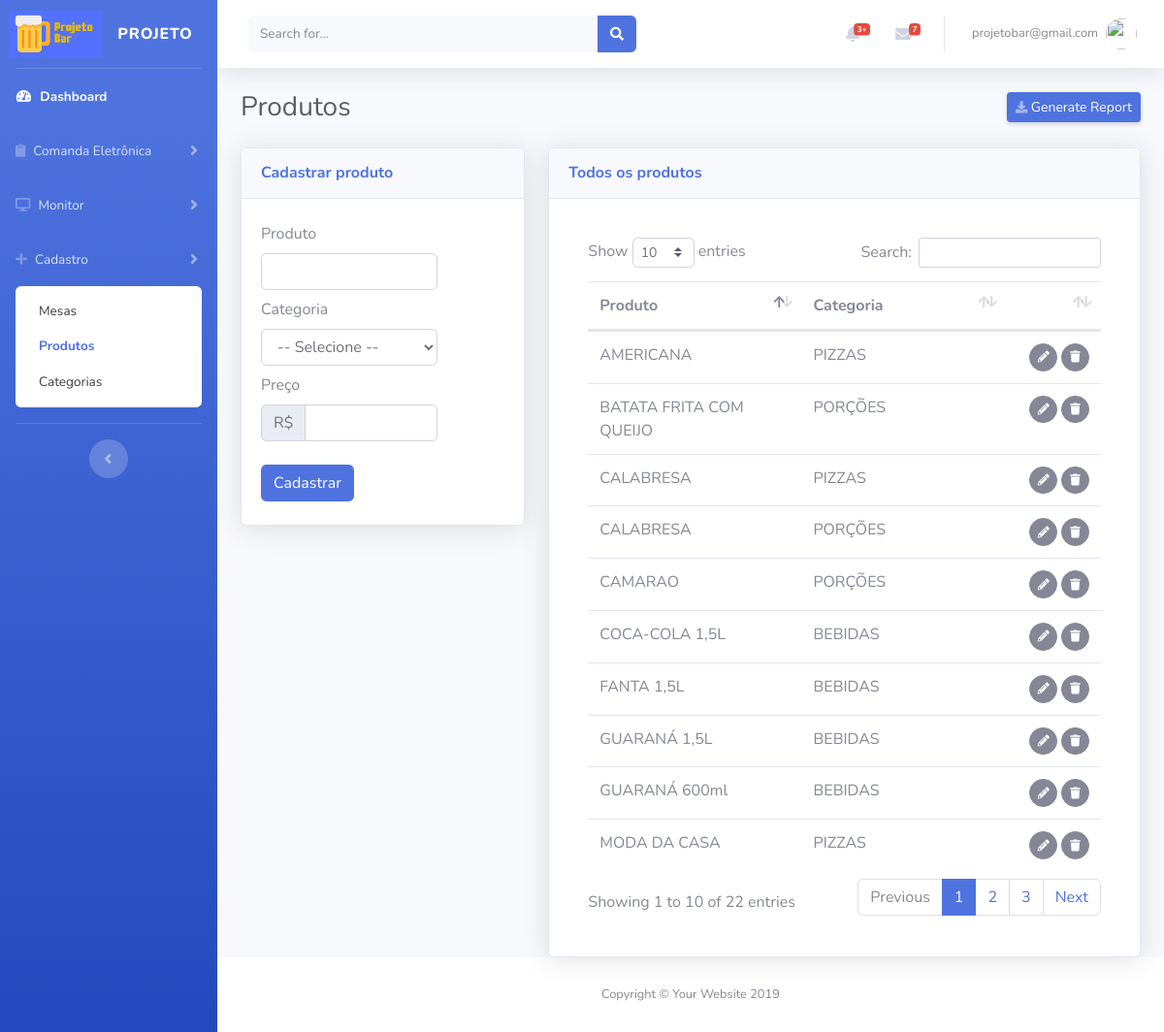
Page /views/produtos/Cadastrar.php (signed in) on the committed database.
### tables this page shows
CREATE TABLE IF NOT EXISTS `produtos` (
  `id` int(11) NOT NULL AUTO_INCREMENT,
  `produto` varchar(200) NOT NULL,
  `categoria` int(11) NOT NULL COMMENT 'FK',
  `preco` double NOT NULL,
  `usuario` int(11) NOT NULL COMMENT 'FK',
  `cadastro` datetime NOT NULL,
  `modificado` datetime NOT NULL,
  PRIMARY KEY (`id`)
);

CREATE TABLE IF NOT EXISTS `categorias` (
  `id` int(11) NOT NULL AUTO_INCREMENT,
  `categoria` varchar(200) NOT NULL,
  `usuario` int(11) NOT NULL COMMENT 'FK',
  `cadastro` datetime NOT NULL,
  `modificado` datetime NOT NULL,
  PRIMARY KEY (`id`)
);

### config.php (called while the page is built, shortened)
<?php
$app_name= 'PROJETO';
$app_token= 'appbar1';

### controllers/sidebar/ControllerSidebarToggle.php (called while the page is built)
<?php
$sqlCosultaToggle="SELECT * FROM sidebar WHERE id_usuario = '".$_SESSION['id'.$app_token]."' LIMIT 1";
$resultCosultaToggle=mysqli_query($conecta,$sqlCosultaToggle);
$CosultaToggle=mysqli_fetch_assoc($resultCosultaToggle);

### views/produtos/templates/FormularioExibir.php (the view, shortened to what this page needs)
<div class="card shadow mb-12" id="cardFormularioExibir" style="display:none;">
  <div class="card-header py-3">
    <h6 class="m-0 font-weight-bold text-primary">Todos os produtos</h6>
  </div>
  <div class="card-body">
    <?php
    $sql="
    SELECT
    a.id,
    a.produto,
    b.categoria
    FROM produtos a
    LEFT JOIN categorias b on (a.categoria=b.id) order by produto ASC";
    if ($result=mysqli_query($conecta,$sql))
    {
      ?>
      <div class="card-body">
        <div class="table-responsive">
          <table class="table cell-border table-hover" id="dataTable" width="100%" cellspacing="0">
            <thead>
              <tr>
                <th>Produto</th>
                <th>Categoria</th>
                <th></th>
              </tr>
            </thead>
            <tfoot>
              <tbody>
                <?php
                while ($row=mysqli_fetch_assoc($result))
                {
                 ?>
                 <tr>
                  <td><?php echo $row['produto'];?></td>
                  <td><?php echo $row['categoria'];?></td>
                  <td align="right">
                    <span id="acoes">
                      <button class="btn btn-secondary btn-circle btn-sm botaoEditarProdutoTransicao" idproduto="<?=$row['id']?>">
                        <i class="fas fa-pencil-alt"></i></button>
                        <button class="btn btn-secondary btn-circle btn-sm botaoExcluirProdutoTransicao" data-toggle="modal" data-target="#modalExcluirProduto" idproduto="<?=$row['id']?>"> <i class="fas fa-trash"></i>
                        </span>
                      </td>
                    </tr>
                    <?php
                  }
                  ?>
                </tbody>
              </table>
            </div>
          </div>
          <?php
        }
        ?>
      </div>
    </div>

### inc/header.php (shortened to what this page needs)
<!DOCTYPE html>
<html lang="en">
<head>
  <link href="<?php echo BASEURL; ?>vendor/fontawesome-free/css/all.min.css" rel="stylesheet" type="text/css">
  <link href="<?php echo BASEURL; ?>css/sb-admin-2.css" rel="stylesheet">
  <link href="<?php echo BASEURL;?>vendor/alertify/css/alertify.min.css" rel="stylesheet">
</head>
  <?php include_once($ControllerSidebarToggle); ?>

### views/produtos/Cadastrar.php (shortened to what this page needs)
<?php
$app_item="controle";
$app_page_name="produtos";
include ('../../config.php');
include('../../inc/header.php');
?>
<link href="<?php echo BASEURL;?>vendor/datatables/dataTables.bootstrap4.min.css" rel="stylesheet">
<body id="page-top">
  <div id="wrapper">
    <?php include('../../inc/sidebar.php'); ?>
    <div id="content-wrapper" class="d-flex flex-column">
      <div id="content">
       <?php include('../../inc/topbar.php'); ?>
       <div class="container-fluid">
        <div class="d-sm-flex align-items-center justify-content-between mb-4">
          <h1 class="h3 mb-0 text-gray-800"><?php echo ucfirst($app_page_name); ?></h1>
          <a href="#" class="d-none d-sm-inline-block btn btn-sm btn-primary shadow-sm"><i class="fas fa-download fa-sm text-white-50"></i> Generate Report</a>
        </div>
        <div id="contentTemplateMaster">
         <?php include ('templates/TemplateMaster.php'); ?>
       </div>
     </div>
   </div>
 </div>
</div>
<?php include('../../inc/footer.php'); ?>

### inc/sidebar.php (shortened to what this page needs)
    <ul class="navbar-nav bg-gradient-primary sidebar sidebar-dark accordion  <?php echo $CosultaToggle['status']; ?>" id="accordionSidebar">
      <a class="sidebar-brand d-flex align-items-center justify-content-center" href="<?php echo BASEURL.'index.php'; ?>">
        <img src="<?php echo BASEURL;?>img/logo_azul_small.png" width="50%">
      <div class="sidebar-brand-text mx-3"><?php echo $app_name; ?></div>
    </a>
    <hr class="sidebar-divider my-0">
    <li class="nav-item active">
      <a class="nav-link" href="<?php echo BASEURL.'index.php'; ?>">
        <i class="fas fa-fw fa-tachometer-alt"></i>
        <span>Dashboard</span></a>
      </li>
      <li class="nav-item">
        <a class="nav-link collapsed" href="#" data-toggle="collapse" data-target="#collapsePage1" aria-expanded="true" aria-controls="collapsePages">
          <i class="fas fa-clipboard"></i>
          <span>Comanda Eletrônica</span>
        </a>
    </li>
    <li class="nav-item">
      <a class="nav-link collapsed" href="#" data-toggle="collapse" data-target="#collapsePage2" aria-expanded="true" aria-controls="collapsePages">
        <i class="fas fa-desktop"></i>
        <span>Monitor</span>
      </a>
  </li>
  <li class="nav-item">
    <a class="nav-link collapsed" href="#" data-toggle="collapse" data-target="#collapsePages3" aria-expanded="true" aria-controls="collapsePages">
      <i class="fas fa-plus"></i>
      <span>Cadastro</span>
    </a>
    <div id="collapsePages3" class="collapse
    <?php if($app_item=='controle'){if($CosultaToggle['status']=='toggled'){echo"";}else{echo"show";}}else{echo"";}?>
    " aria-labelledby="headingPages" data-parent="#accordionSidebar">
    <div class="bg-white py-2 collapse-inner rounded">
      <a class="collapse-item  <?php if($app_page_name=='mesas'){echo "active";}else{echo"";} ?>"
        href="<?php echo BASEURL."views/mesas/Cadastrar.php";?>">Mesas</a>
        <a class="collapse-item
        <?php  if( $app_page_name=='produtos' ) { echo "active"; } else {echo""; } ?>
        " href="<?php echo BASEURL."views/produtos/Cadastrar.php";?>">Produtos</a>
        <a class="collapse-item
        <?php  if( $app_page_name=='categorias' ){echo "active"; }else{echo""; } ?>
        " href="<?php echo BASEURL."views/categorias/Cadastrar.php";?>">Categorias</a>
    </div>
  </div>
</li>
  <hr class="sidebar-divider d-none d-md-block">
  <div class="text-center d-none d-md-inline">
    <button class="rounded-circle border-0" id="sidebarToggle" name="sidebarToggle"></button>
  </div>
</ul>

### inc/topbar.php (shortened to what this page needs)
<nav class="navbar navbar-expand navbar-light bg-white topbar mb-4 static-top shadow">
  <form class="d-none d-sm-inline-block form-inline mr-auto ml-md-3 my-2 my-md-0 mw-100 navbar-search">
    <div class="input-group">
      <input type="text" class="form-control bg-light border-0 small" placeholder="Search for..." aria-label="Search" aria-describedby="basic-addon2">
      <div class="input-group-append">
        <button class="btn btn-primary" type="button">
          <i class="fas fa-search fa-sm"></i>
        </button>
      </div>
    </div>
  </form>
  <ul class="navbar-nav ml-auto">
    <li class="nav-item dropdown no-arrow mx-1">
      <a class="nav-link dropdown-toggle" href="#" id="alertsDropdown" role="button" data-toggle="dropdown" aria-haspopup="true" aria-expanded="false">
        <i class="fas fa-bell fa-fw"></i>
        <span class="badge badge-danger badge-counter">3+</span>
      </a>
    </li>
    <li class="nav-item dropdown no-arrow mx-1">
      <a class="nav-link dropdown-toggle" href="#" id="messagesDropdown" role="button" data-toggle="dropdown" aria-haspopup="true" aria-expanded="false">
        <i class="fas fa-envelope fa-fw"></i>
        <span class="badge badge-danger badge-counter">7</span>
      </a>
    </li>
    <li class="nav-item dropdown no-arrow">
      <a class="nav-link dropdown-toggle" href="#" id="userDropdown" role="button" data-toggle="dropdown" aria-haspopup="true" aria-expanded="false">
        <span class="mr-2 d-none d-lg-inline text-gray-600 small"><?php echo $_SESSION['login'.$app_token]; ?></span>
        <img class="img-profile rounded-circle" src="https://source.unsplash.com/QAB-WJcbgJk/60x60">
      </a>
    </li>
  </ul>
</nav>

### views/produtos/templates/TemplateMaster.php (shortened to what this page needs)
<?php
$FormularioCadastrar = $_SERVER['DOCUMENT_ROOT'];
$FormularioCadastrar .= BASEURL . "views/produtos/templates/FormularioCadastrar.php";
$FormularioExibir = $_SERVER['DOCUMENT_ROOT'];
$FormularioExibir .= BASEURL . "views/produtos/templates/FormularioExibir.php";
?>
<div class="row">
<div class="col-xl-4 col-lg-5">
<?php include ($FormularioCadastrar); ?>
</div>
<div class="col-xl-8 col-lg-7">
<?php include ($FormularioExibir); ?>

### views/produtos/templates/FormularioCadastrar.php
  <div class="card shadow mb-4 FormularioCadastrarProduto">
    <div class="card-header py-3">
      <h6 class="m-0 font-weight-bold text-primary">Cadastrar produto</h6>
    </div>
    <div class="card-body">
      <div class="row">
        <div class="col-8 col-md-10 col-xl-9 col-lg-9 py-1">
          <label>Produto</label>
          <input type="text" id="produto" class="form-control"  required />
        </div>
        <div class="col-8 col-md-10 col-xl-9 col-lg-9 py-1">
          <label>Categoria</label>
          <select class="form-control" id="categoria">
            <?php include($ModelSelectCategoria); ?>
          </select>
        </div>
        <div class="col-8 col-md-10 col-xl-9 col-lg-9 py-1">
         <label>Preço</label>
         <div class="input-group mb-3">
          <div class="input-group-prepend">
            <span class="input-group-text">R$</span>
          </div>
          <input type="text" class="form-control moedaBRL" id="preco" aria-label="Preço">
        </div>
      </div>
    </div>
    <div class="row">
      <div class="col-2 col-md-2 col-xl-1 col-lg-1 py-1">
        <button class="btn btn-primary" id="botaoCadastrarProduto">Cadastrar</button>
      </div>
    </div>
  </div>
</div>

### models/categorias/ModelSelect.php (shortened to what this page needs)
<?php
$consultarCategoria = "SELECT * FROM categorias";
if ($result=mysqli_query($conecta,$consultarCategoria))
{
	echo "<option value=''>-- Selecione --</option>";
}

### inc/footer.php (shortened to what this page needs)
      <footer class="sticky-footer bg-white">
        <div class="container my-auto">
          <div class="copyright text-center my-auto">
            <span>Copyright &copy; Your Website 2019</span>
          </div>
        </div>
      </footer>
    </div>
  </div>
</body>
</html>

### rows in the picture
produtos: produto "AMERICANA", categorias.categoria "PIZZAS"
produtos: produto "BATATA FRITA COM QUEIJO", categorias.categoria "PORÇÕES"
produtos: produto "CALABRESA", categorias.categoria "PIZZAS"
produtos: produto "CALABRESA", categorias.categoria "PORÇÕES"
produtos: produto "CAMARAO", categorias.categoria "PORÇÕES"
produtos: produto "COCA-COLA 1,5L", categorias.categoria "BEBIDAS"
produtos: produto "FANTA 1,5L", categorias.categoria "BEBIDAS"
produtos: produto "GUARANÁ 1,5L", categorias.categoria "BEBIDAS"
produtos: produto "GUARANÁ 600ml", categorias.categoria "BEBIDAS"
produtos: produto "MODA DA CASA", categorias.categoria "PIZZAS"

### other values in the picture
$app_name "PROJETO"
$_SESSION['login'.$app_token] "projetobar@gmail.com"
$app_page_name "Produtos"
